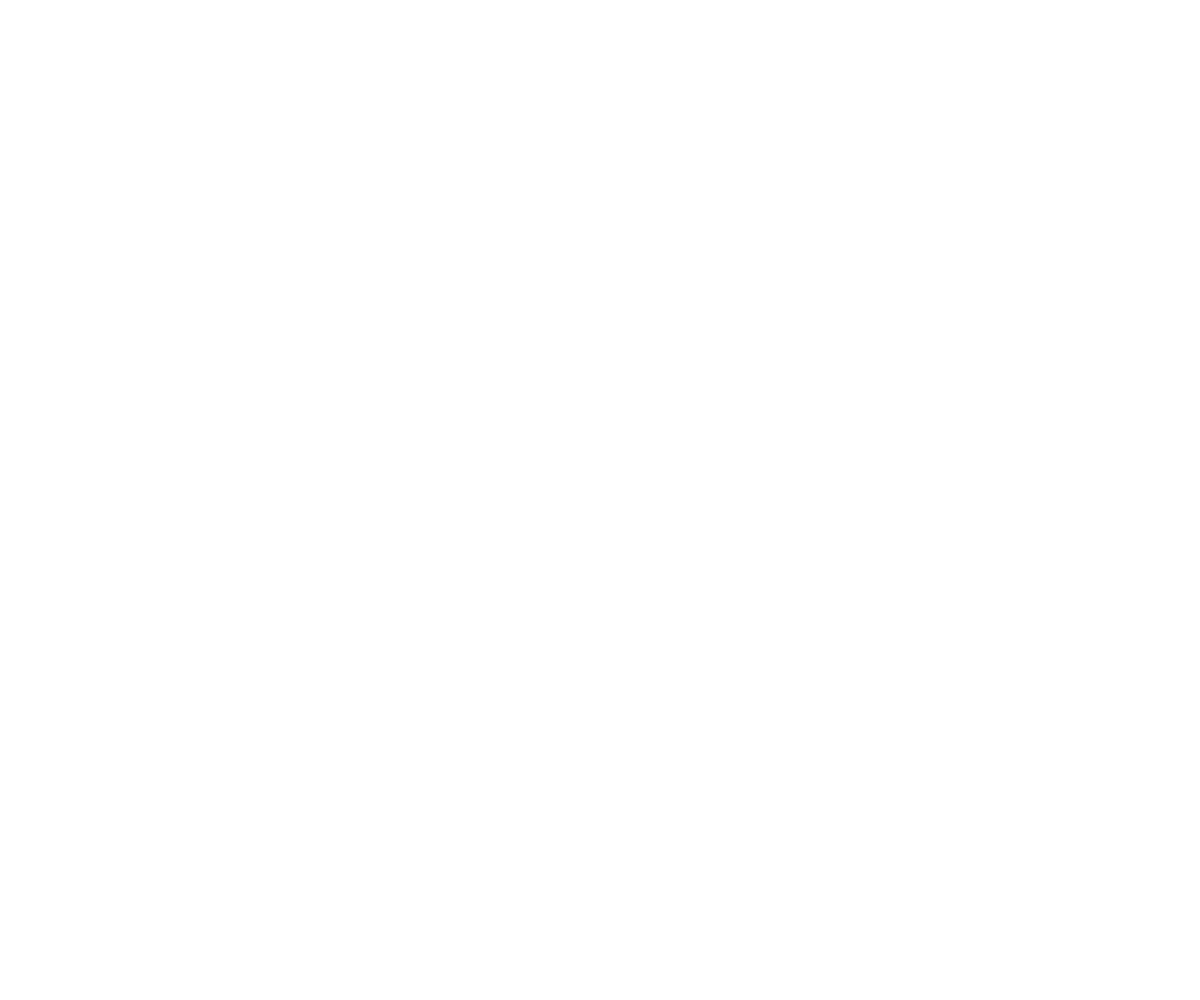
Frame 1 (no input)
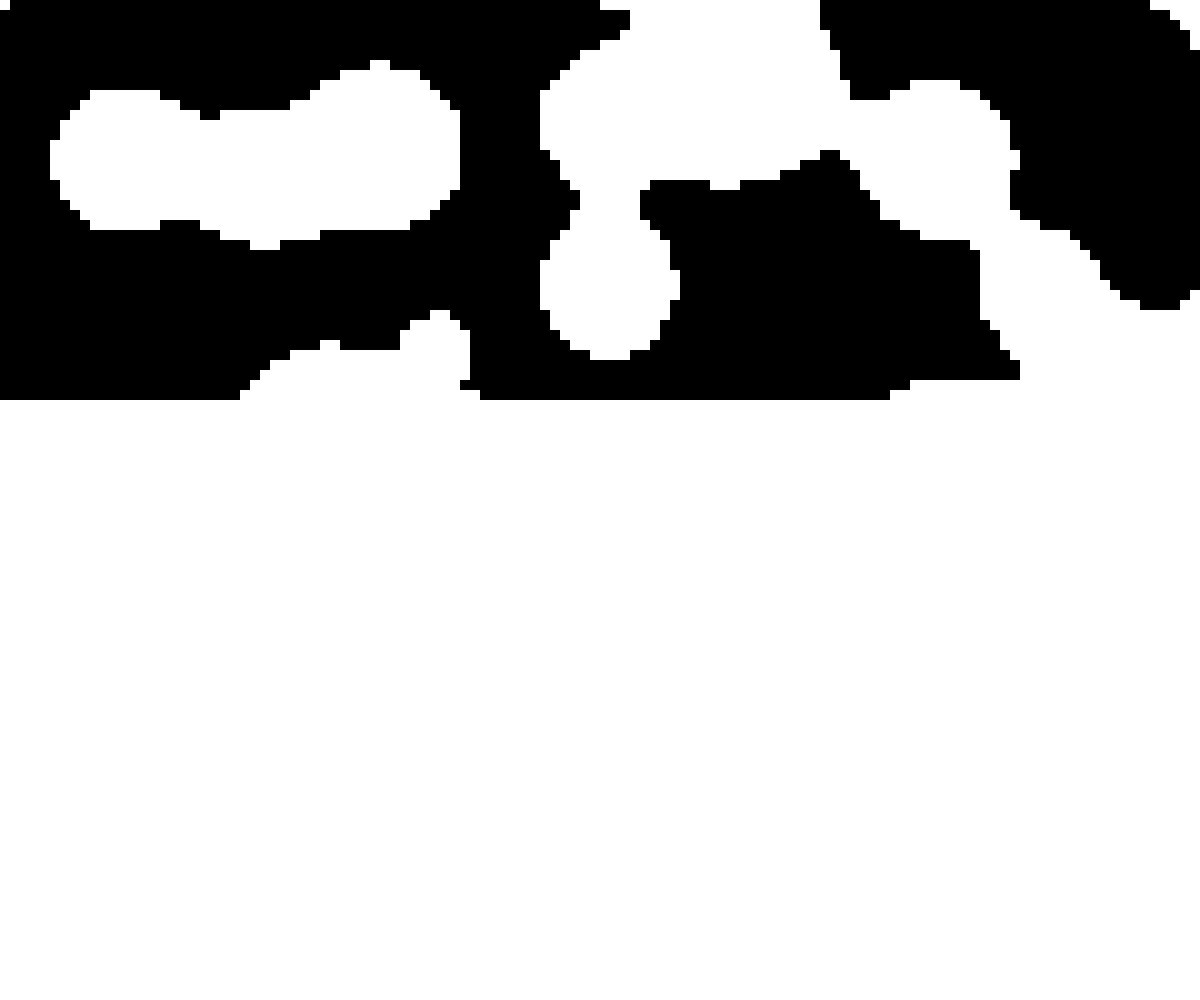
Frame 60 (no input)
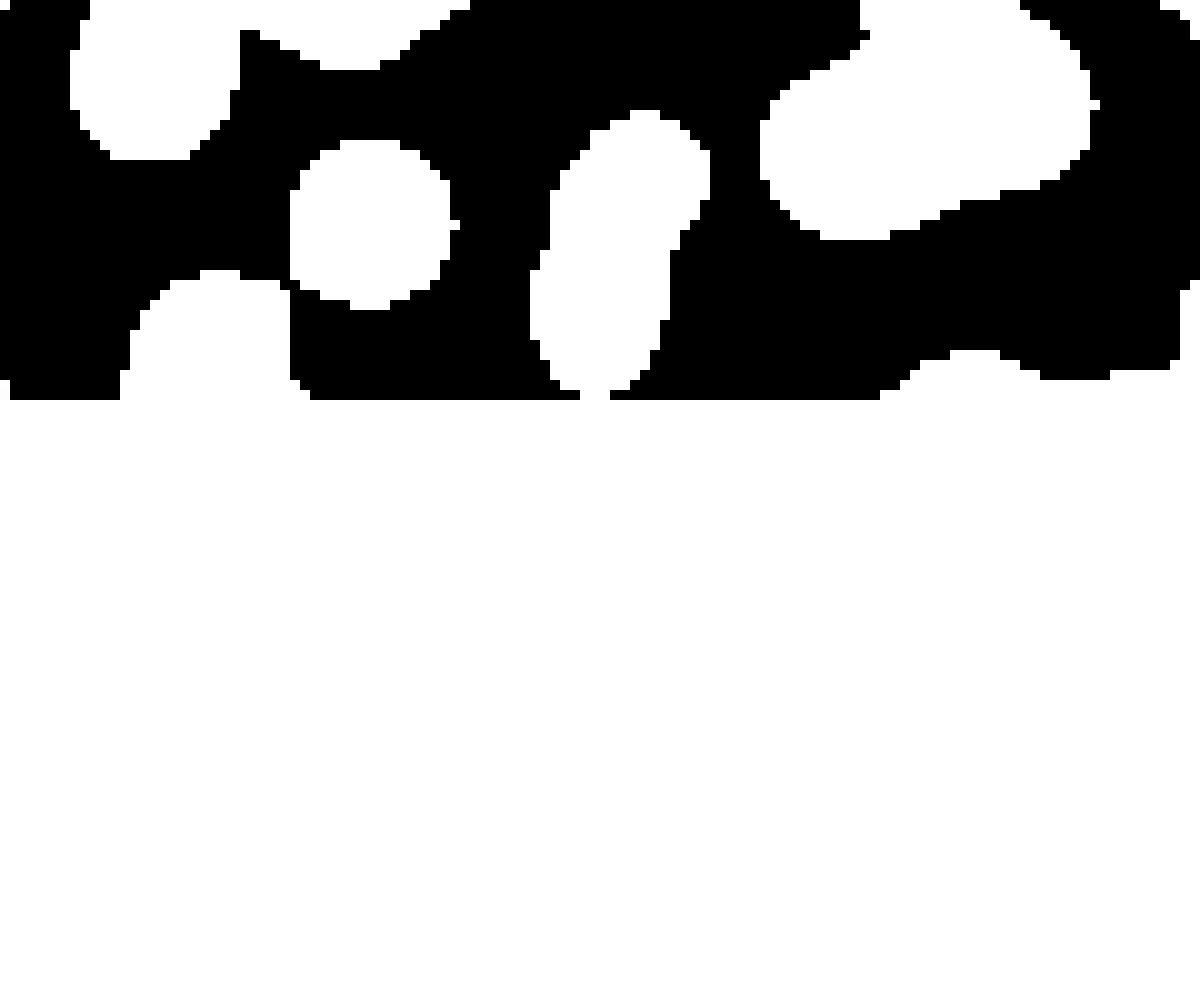
Frame 120 (the mouse pressed at the canvas centre since frame 60)

The p5.js sketch that drew these frames (run headless with seeded random() and noise() and a simulated clock; from frame 60 on, the mouse is pressed at the canvas centre):

// p5.js sketch
// ── sketch.js
let bubbleswindow;
let scaleFactor = 10;
let bubbleswindowNeedsUpdate = false;

let bubbles = [];
function setup() {
    pixelDensity(1);
    createCanvas(windowWidth, windowHeight);
    frameRate(90);
    noSmooth();
    bubbleswindow = createGraphics(
        floor(windowWidth / scaleFactor),
        floor(400/ scaleFactor)
    );
    bubbleswindow.pixelDensity(1);
    bubbleswindow.drawingContext.filter = 'blur(3px)';

    for (var i = 0; i < 40; i += 1){
        let b = new bubble(random(0, windowWidth/10), random(0, windowHeight/10) );
        bubbles.push(b);
    }
}

function draw() {

    if (frameCount % 3 === 0) {
        bubbleswindowNeedsUpdate = true;
    }

    if (bubbleswindowNeedsUpdate) {
        console.log(bubbles.length)
        bubbleswindow.background(255);
        bubbleswindow.noStroke();
        for (let b of bubbles) b.show(bubbleswindow);
        bubbleswindow.background(0);

        bubbleswindow.fill(255)
        for (let i = bubbles.length - 1; i >= 0; i--) {
            bubbles[i].show();
            if (bubbles[i].dead) {
                bubbles.splice(i, 1);
            }
        }

        bubbleswindow.loadPixels();
        for (let i = 0; i < bubbleswindow.pixels.length; i += 4) {
            const v = bubbleswindow.pixels[i];
            const bw = v < 128 ? 0 : 255;
            bubbleswindow.pixels[i] = bw;
            bubbleswindow.pixels[i + 1] = bw;
            bubbleswindow.pixels[i + 2] = bw;
        }
        bubbleswindow.updatePixels();
        image(bubbleswindow, 0, 0, width, 400);
        bubbleswindowNeedsUpdate = false;
    }
}
class bubble{
    constructor(x,y){
        this.x = x;
        this.y = y;
        this.xvel = random(-0.4, 0.4);
        this.yvel = random(-0.4, 0.4);
        this.r = random(5, 20);
    }
    show(){

        if(this.x > bubbleswindow.width+this.r){
            this.x = 0-this.r
            if (bubbles.length > 30){
                this.dead = true;
            }
        }
        if(this.x < 0-this.r){
            this.x = bubbleswindow.width+this.r
            if (bubbles.length > 30){
                this.dead = true;
            }
        }
        if(this.y > bubbleswindow.height+this.r){
            this.y = 0-this.r;
            if (bubbles.length > 30){
                this.dead = true;
            }
        }
        if(this.y < 0-this.r){
            this.y = bubbleswindow.height+this.r;
            if (bubbles.length > 30){
                this.dead = true;
            }
        }

        fill(255)
        this.x += this.xvel;
        this.y += this.yvel;
        bubbleswindow.circle(this.x, this.y, this.r);
    }
}

function windowResized() {
    resizeCanvas(windowWidth, windowHeight);
    bubbleswindow = createGraphics(
        floor(windowWidth / scaleFactor),
        floor(400/ scaleFactor)
    );
}

function mouseDragged(){
    let b = new bubble(mouseX/scaleFactor, mouseY/scaleFactor);
    bubbles.push(b);
}
